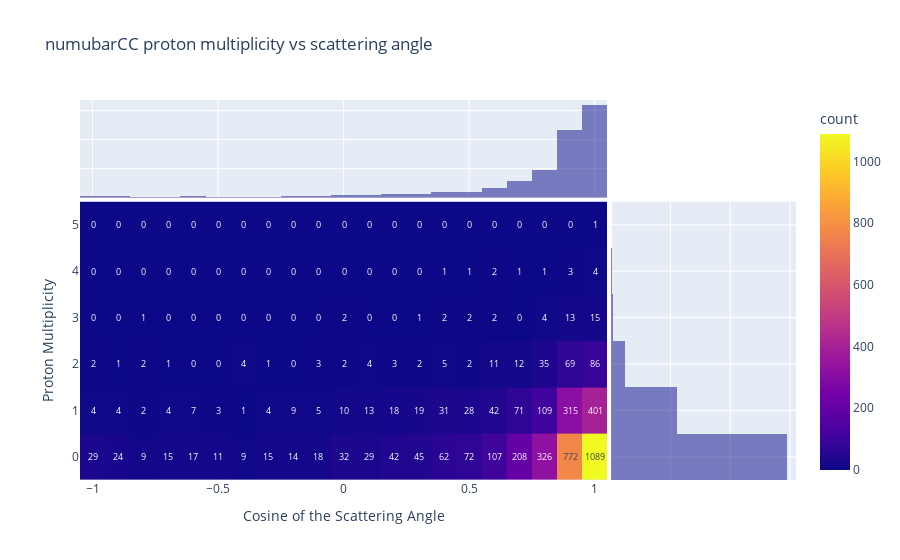

The notebook cell this image was saved under:
### Code cell
fig = px.density_heatmap(df_numubar, x="cos_theta", y="Num_Proton", text_auto=True, 
                         labels={"Num_Proton": "Proton Multiplicity", "cos_theta": "Cosine of the Scattering Angle"},
                         marginal_x="histogram", marginal_y="histogram", title="numubarCC proton multiplicity vs scattering angle")
fig.show()

### Figure 1 — Plotly figure (JSON) as saved in the notebook; plotly's stock layout.template omitted (floating-point values rounded to 4 significant figures; data arrays with more than 128 entries replaced by an {"elided": "..."} marker saying what was removed)
{"data": [{"coloraxis": "coloraxis", "hovertemplate": "Cosine of the Scattering Angle=%{x}<br>Proton Multiplicity=%{y}<br>count=%{z}<extra></extra>", "name": "", "texttemplate": "%{z}", "type": "histogram2d", "x": {"elided": "4346 float values"}, "xaxis": "x", "xbingroup": "x", "y": {"elided": "4346 int values"}, "yaxis": "y", "ybingroup": "y"}, {"alignmentgroup": "True", "bingroup": "x", "hovertemplate": "Cosine of the Scattering Angle=%{x}<br>count=%{y}<extra></extra>", "legendgroup": "", "marker": {"color": "#0d0887"}, "name": "", "offsetgroup": "", "opacity": 0.5, "showlegend": false, "type": "histogram", "x": {"elided": "4346 float values"}, "xaxis": "x3", "yaxis": "y3"}, {"alignmentgroup": "True", "bingroup": "y", "hovertemplate": "Proton Multiplicity=%{y}<br>count=%{x}<extra></extra>", "legendgroup": "", "marker": {"color": "#0d0887"}, "name": "", "offsetgroup": "", "opacity": 0.5, "showlegend": false, "type": "histogram", "xaxis": "x2", "y": {"elided": "4346 int values"}, "yaxis": "y2"}], "layout": {"barmode": "overlay", "coloraxis": {"colorbar": {"title": {"text": "count"}}, "colorscale": [[0, "#0d0887"], [0.1111, "#46039f"], [0.2222, "#7201a8"], [0.3333, "#9c179e"], [0.4444, "#bd3786"], [0.5556, "#d8576b"], [0.6667, "#ed7953"], [0.7778, "#fb9f3a"], [0.8889, "#fdca26"], [1, "#f0f921"]]}, "legend": {"tracegroupgap": 0}, "title": {"text": "numubarCC proton multiplicity vs scattering angle"}, "xaxis": {"anchor": "y", "domain": [0, 0.7363], "title": {"text": "Cosine of the Scattering Angle"}}, "xaxis2": {"anchor": "y2", "domain": [0.7413, 1], "matches": "x2", "showgrid": true, "showline": false, "showticklabels": false, "ticks": ""}, "xaxis3": {"anchor": "y3", "domain": [0, 0.7363], "matches": "x", "showgrid": true, "showticklabels": false}, "xaxis4": {"anchor": "y4", "domain": [0.7413, 1], "matches": "x2", "showgrid": true, "showline": false, "showticklabels": false, "ticks": ""}, "yaxis": {"anchor": "x", "domain": [0, 0.7326], "title": {"text": "Proton Multiplicity"}}, "yaxis2": {"anchor": "x2", "domain": [0, 0.7326], "matches": "y", "showgrid": true, "showticklabels": false}, "yaxis3": {"anchor": "x3", "domain": [0.7426, 1], "matches": "y3", "showgrid": true, "showline": false, "showticklabels": false, "ticks": ""}, "yaxis4": {"anchor": "x4", "domain": [0.7426, 1], "matches": "y3", "showgrid": true, "showline": false, "showticklabels": false, "ticks": ""}}}
